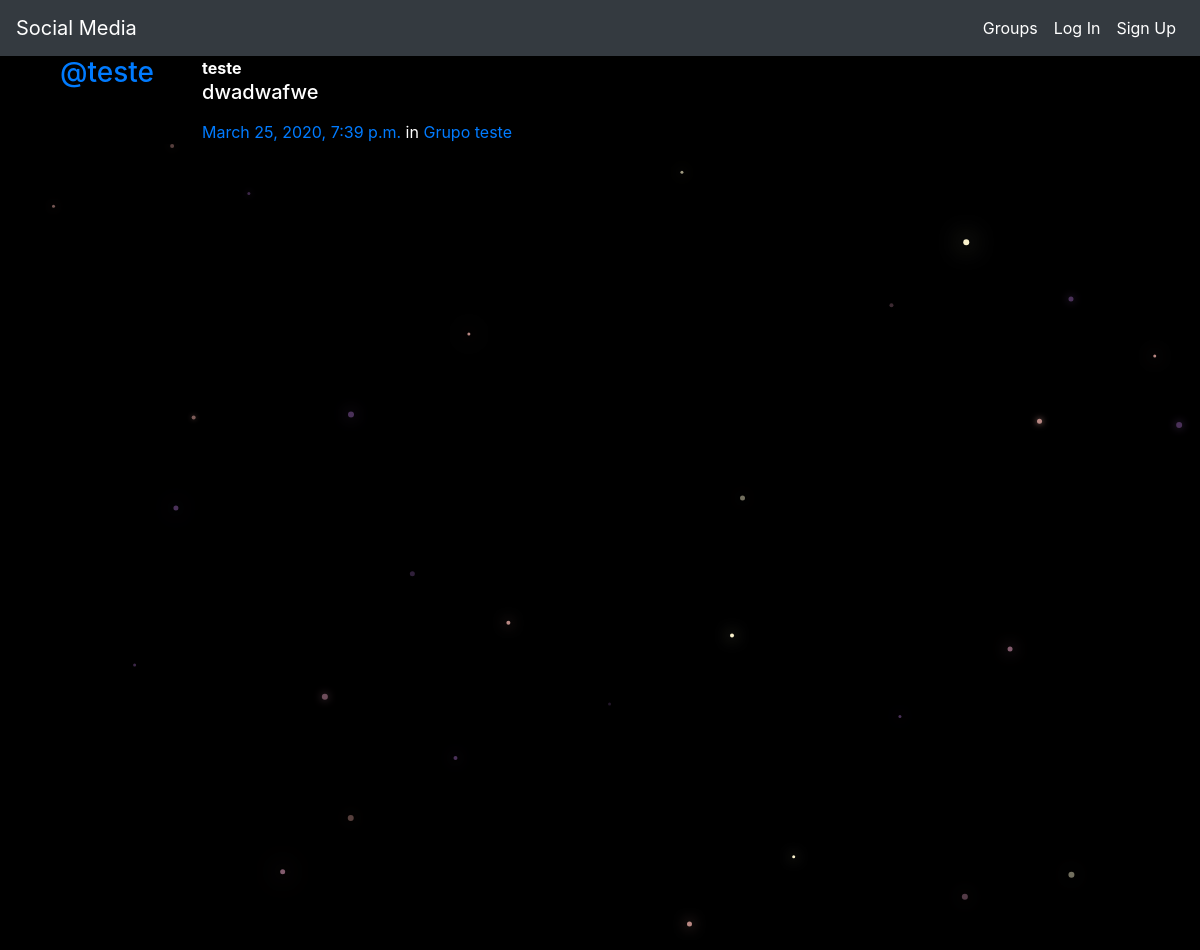
Page /posts/by/teste/3/ on the committed database.
### posts/models.py (models this page shows, shortened)
class Post(models.Model):
  user = models.ForeignKey(User,related_name='posts',on_delete=models.CASCADE)
  created_at = models.DateTimeField(auto_now=True)
  message = models.TextField()
  message_html = models.TextField(editable=False)
  group = models.ForeignKey(Group,related_name='posts',null=True,blank=True,on_delete=models.CASCADE)
  class Meta:
    ordering = ['-created_at']
    unique_together = ['user','message']

### groups/models.py (models this page shows, shortened)
class Group(models.Model):
  name = models.CharField(max_length=256,unique=True)
  slug = models.SlugField(allow_unicode=True,unique=True)
  description = models.TextField(blank=True,default='')
  description_html = models.TextField(editable=False,default='',blank=True)
  members = models.ManyToManyField(User,through='GroupMember')
  class Meta:
    ordering = ['name']

### posts/views.py (the view)
# urls.py: path('by/<username>/<int:pk>/',views.PostDetail.as_view(),name='single'),
class PostDetail(SelectRelatedMixin,generic.DetailView):
  model = models.Post
  select_related = ('user','group')
  def get_queryset(self):
    queryset = super().get_queryset()
    return queryset.filter(user__username__iexact=self.kwargs.get('username'))

### posts/templates/posts/post_detail.html
{% extends 'posts/post_base.html' %}
{% block post_content %}
<div class="col-md-8">
  {% include 'posts/_post.html' %}
</div>
{% endblock %}

### posts/templates/posts/_post.html (shortened to what this page needs)
<div class="media">
	<h3 class="mr-5"><a href="{% url 'posts:for_user' username=post.user.username %}">@{{ post.user.username }}</a></h3>
	<div class="media-body">
		<strong>{{ post.user.username }}</strong>
		<h5>{{ post.message_html|safe }}</h5>
			<time class="time"><a href="{% url 'posts:single' username=post.user.username pk=post.pk %}">{{ post.created_at }}</a></time>
			{% if post.group %}
			<span class="group-name">in <a href="#">{{ post.group.name }}</a></span>
			{% endif %}
	</div>
</div>

### static/social_media/css/master.css (style rules this page uses)
body { margin: 0; overflow: hidden; background-color: black; color:white; }

### rows in the picture
Post: user.username "teste", message_html "dwadwafwe", created_at "March 25, 2020, 7:39 p.m.", group.name "Grupo teste"
